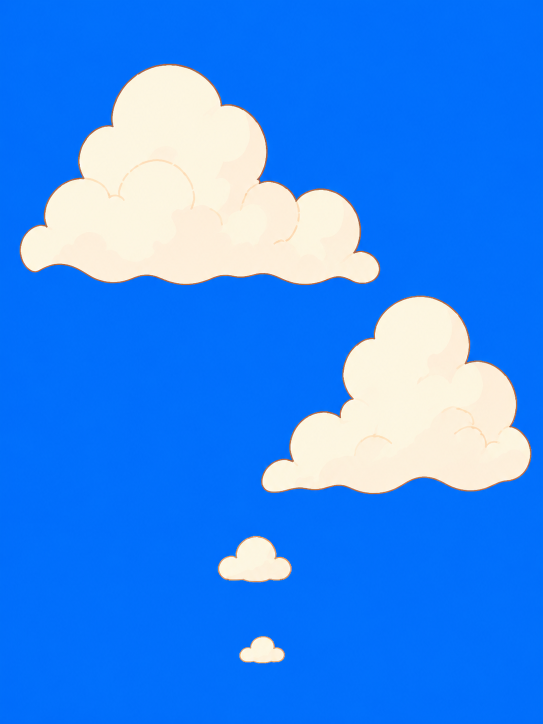
#> input picture assets/map1v2/base_clouds.png, 1086 x 1448 px, given in place of base_items.png, which was not available (shown at 1/2 size)
$ python process_map1v2.py
#> lines starting #> are read from the running program, lines starting #| are printed output that depends on the picture; after the words box and inside, x2 and y2 are one past the last pixel; in counts of white or black regions, pixels touching at a corner belong together; pictures that were not available may be replaced by others from this repository, and a replacement may not be noted
#!/usr/bin/env python3
"""Phase 0 — prepare map1v2 art for the placer + grove.

Chroma-keys the matte backgrounds (magenta/blue/black/white) to transparency and slices the
composites/sheets into individual sprites:

  base_items.png  (magenta) -> items/<name>.png  + items_layout.json (auto-derived pos+fsize)
  base_trees.png  (magenta) -> trees/tree1..N.png
  base_grass.png  (blue)    -> grass/grass1..9.png   (3x3 grid)
  base_chimney.png(black)   -> chimney/frame0..8.png (3x3 grid, registered for a flipbook)
  base_clouds.png (blue)    -> clouds.png
  base_fence.png  (white)   -> fence.png             (edge flood-fill; keeps interior highlights)
  base_empty.jpg            -> used directly as the background (no processing)

Run:  /tmp/mapenv/bin/python games/tools/process_map1v2.py
"""
import json, os
import numpy as np
from PIL import Image
from scipy import ndimage

SRC = "assets/map1v2"
DESIGN_W, DESIGN_H = 1080.0, 1920.0   # the layout JSON expresses fsize in design-canvas px

# expected item centers (fraction of frame) -> name, from base_full's layout
ITEM_NAMES = {
    "cottage":  (0.47, 0.41),
    "garden":   (0.66, 0.68),
    "well":     (0.22, 0.78),
    "shed":     (0.85, 0.53),
    "doghouse": (0.67, 0.85),
    "flowerbox":(0.15, 0.61),
    "lantern":  (0.86, 0.82),
}

def hsv(a):
    r,g,b = a[...,0]/255., a[...,1]/255., a[...,2]/255.
    mx=np.maximum(np.maximum(r,g),b); mn=np.minimum(np.minimum(r,g),b)
    d=mx-mn; v=mx; s=np.where(mx==0,0,d/np.maximum(mx,1e-6))
    rc=(mx-r)/np.maximum(d,1e-6); gc=(mx-g)/np.maximum(d,1e-6); bc=(mx-b)/np.maximum(d,1e-6)
    h=np.where(mx==r,bc-gc,np.where(mx==g,2+rc-bc,4+gc-rc)); h=(h/6.0)%1.0
    h=np.where(d>1e-6,h,0)
    return h*360, s, v

def bg_mask(a, kind):
    h,s,v = hsv(a[...,:3].astype(float))
    if kind=="magenta":
        return (h>278)&(h<342)&(s>0.30)&(v>0.28)
    if kind=="blue":
        return (h>200)&(h<252)&(s>0.40)&(v>0.38)
    if kind=="black":
        return v<0.14
    if kind=="white":
        m=(v>0.90)&(s<0.13)
        # only white CONNECTED TO THE BORDER is background — interior highlights survive
        lab,_=ndimage.label(m)
        border=set(np.unique(np.concatenate([lab[0],lab[-1],lab[:,0],lab[:,-1]])))
        border.discard(0)
        return np.isin(lab,list(border))
    raise ValueError(kind)

def keyed_rgba(a, kind):
    bg = bg_mask(a, kind)
    fg = ~bg
    # 1px erosion of fg removes the thin chroma halo around edges
    fg = ndimage.binary_erosion(fg, iterations=1)
    out = np.dstack([a[...,:3], (fg*255).astype(np.uint8)])
    return out, fg

def load_rgb(name):
    return np.asarray(Image.open(os.path.join(SRC,name)).convert("RGB"))

def save(arr, path):
    os.makedirs(os.path.dirname(path), exist_ok=True)
    Image.fromarray(arr, "RGBA").save(path)

def crop_to_alpha(rgba):
    ys,xs = np.where(rgba[...,3]>8)
    return rgba[ys.min():ys.max()+1, xs.min():xs.max()+1], (xs.min(),ys.min(),xs.max(),ys.max())

def erase_chimney_smoke(rgba):
    """Drop the baked PINK smoke wisp above the cottage chimney (the game animates smoke separately).
    Keyed on pink (hue~red, mid sat, high val), restricted to the upper-right region so the orange roof,
    tan chimney, and pink flowers at the base are untouched."""
    H,W = rgba.shape[:2]
    h,s,v = hsv(rgba[...,:3].astype(float))
    region = np.zeros((H,W),bool)
    region[0:int(0.27*H), int(0.55*W):int(0.92*W)] = True
    pink = ((h<22)|(h>344)) & (s>0.10) & (s<0.45) & (v>0.78)
    m = region & pink & (rgba[...,3]>8)
    m = ndimage.binary_dilation(m, iterations=3)   # also clear the soft anti-aliased halo
    rgba[m,3] = 0
    return rgba

# --- items: label blobs, name by nearest expected center, derive pos+fsize ---
def do_items():
    a = load_rgb("base_items.png"); H,W = a.shape[:2]
#> in load_rgb, returned value is the input picture: shape (1448, 1086, 3); mean R, G, B 53.7, 137.5, 243.9
#> after `H, W = a.shape[:2]`: H = 1448; W = 1086
    rgba,fg = keyed_rgba(a,"magenta")
#> in hsv, `h = h / 6.0 % 1.0`:
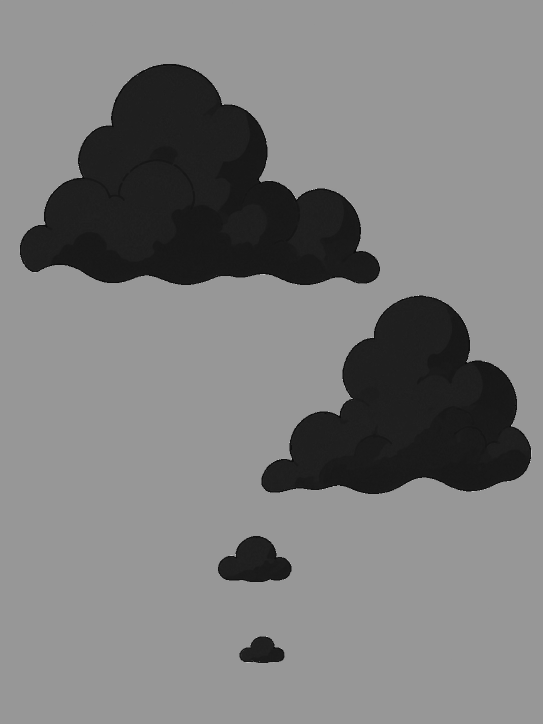
#> h: shape (1448, 1086) float64 (shown at 1/2 size); min 0, max 0.998, mean 0.493
#> in bg_mask, `return (h>278)&(h<342)&(s>0.30)&(v>0.28)`:
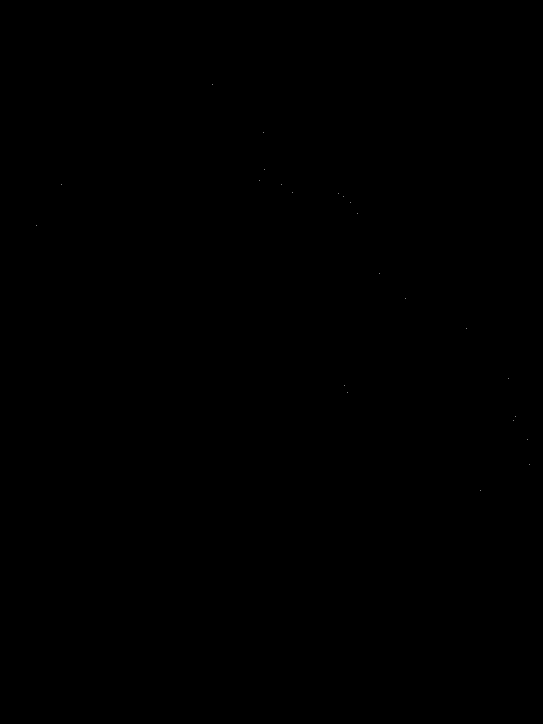
#> returned value: shape (1448, 1086) bool (shown at 1/2 size); 0% white in thin lines or dots, all inside (x1, y1, x2, y2) = (72, 168, 1059, 981)
#> in keyed_rgba, `fg = ndimage.binary_erosion(fg, iterations=1)`: fg: shape (1448, 1086) bool; 99.7% white; black in thin lines or dots
    lab,n = ndimage.label(fg)
#> lab: shape (1448, 1086) int32; values 0 (black) and 1 (white), 99.7% white; black in thin lines or dots
#> n = 1
    sizes = ndimage.sum(np.ones_like(lab),lab,range(1,n+1))
#> sizes = [1567349]
    layout = {"items":[]}
    used = set()
    for i in sorted(range(n), key=lambda k:-sizes[k]):
        if sizes[i] < 8000: continue
        idx=i+1
        ys,xs = np.where(lab==idx)
        ocx,ocy = (xs.min()+xs.max())/2/W, (ys.min()+ys.max())/2/H   # blob center, for naming
        name = min((nm for nm in ITEM_NAMES if nm not in used),
                   key=lambda nm: (ITEM_NAMES[nm][0]-ocx)**2+(ITEM_NAMES[nm][1]-ocy)**2)
        used.add(name)
        sub = np.zeros((H,W,4),np.uint8); sub[lab==idx]=rgba[lab==idx]
        crop,(x0,y0,x1,y1) = crop_to_alpha(sub)
        if name=="cottage":
            crop = erase_chimney_smoke(crop)
            ys2,xs2 = np.where(crop[...,3]>8)           # re-tighten; map the new bbox back to frame coords
            x0,y0,x1,y1 = x0+xs2.min(), y0+ys2.min(), x0+xs2.max(), y0+ys2.max()
            crop = crop[ys2.min():ys2.max()+1, xs2.min():xs2.max()+1]
        save(crop, f"{SRC}/items/{name}.png")
        cx,cy = (x0+x1)/2/W, (y0+y1)/2/H               # final center (smoke-free) for the layout
        wpx=(x1-x0)/W*DESIGN_W; hpx=(y1-y0)/H*DESIGN_H
        layout["items"].append({"item":name,"pos":[round(cx,4),round(cy,4)],"fsize":int(round(max(wpx,hpx)))})
        print(f"  item {name:9} center=({cx:.3f},{cy:.3f}) fsize={int(round(max(wpx,hpx)))}")
#> this loop made 1 pass
#> (idx, ocx, ocy, name, x0, y0) on pass 1: (1, 0.5, 0.5, 'cottage', 1, 1)
#|   item cottage   center=(0.500,0.500) fsize=1916
#> after the loop, used = 1 item
    json.dump(layout, open(f"{SRC}/items_layout.json","w"), indent="\t")
    print(f"  -> items_layout.json ({len(layout['items'])} items)")

def do_trees():
    a = load_rgb("base_trees.png"); H,W=a.shape[:2]
#> call 2 of load_rgb, with name = 'base_trees.png'
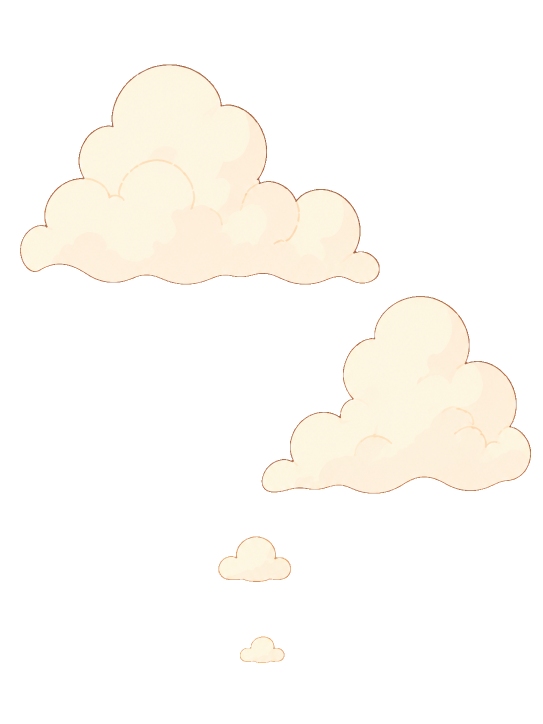
#> input picture assets/map1v2/clouds.png, 1086 x 1448 px, given in place of base_trees.png, which was not available (shown at 1/2 size)
#> after `H, W = a.shape[:2]`: H = 1448; W = 1086
    rgba,fg = keyed_rgba(a,"magenta")
    lab,n = ndimage.label(fg)
#> n = 1
    sizes = ndimage.sum(np.ones_like(lab),lab,range(1,n+1))
#> sizes = [1567349]
    k=0
    # top-to-bottom, left-to-right ordering
    blobs=[]
    for i in range(n):
        if sizes[i]<8000: continue
        ys,xs=np.where(lab==i+1); blobs.append((ys.min(),xs.min(),i+1))
#> after the loop, blobs = [(1, 1, 1)]
    for _,_,idx in sorted(blobs):
        k+=1
        sub=np.zeros((H,W,4),np.uint8); sub[lab==idx]=rgba[lab==idx]
        crop,_=crop_to_alpha(sub)
        save(crop,f"{SRC}/trees/tree{k}.png")
#> this loop made 1 pass
#> (idx, k) on pass 1: (1, 1)
#> after the loop, k = 1
    print(f"  -> trees/tree1..{k}.png")
#|   -> trees/tree1..1.png

def do_grid(name, kind, outdir, prefix, rows=3, cols=3, crop=True, registered=False):
    a = load_rgb(name); H,W=a.shape[:2]; ch,cw=H//rows,W//cols
    k=0
    for r in range(rows):
        for c in range(cols):
            k+=1
            cell=a[r*ch:(r+1)*ch, c*cw:(c+1)*cw]
            rgba,_=keyed_rgba(cell,kind)
            if registered:
                out=rgba
            elif crop and (rgba[...,3]>8).any():
                out,_=crop_to_alpha(rgba)
            else:
                out=rgba
            save(out,f"{SRC}/{outdir}/{prefix}{k}.png")
    print(f"  -> {outdir}/{prefix}1..{k}.png")

def do_simple(name, kind, out):
    a=load_rgb(name); rgba,_=keyed_rgba(a,kind); save(rgba,f"{SRC}/{out}")
    print(f"  -> {out}")

print("items:");   do_items()
print("trees:");   do_trees()
print("grass:");   do_grid("base_grass.png","blue","grass","grass")
#> the loop in do_grid, `for r in range(rows):` made 3 passes
#> pass 1, in save (call 3), `Image.fromarray(arr, "RGBA").save(path)`:
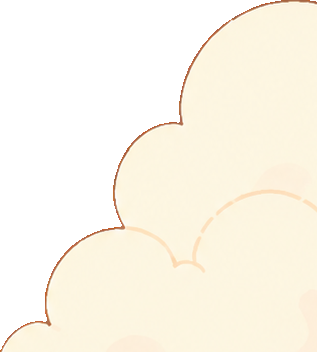
#> saved as grass1.png: PIL image 317x352 RGBA; mean R, G, B, A 154.5, 191, 232.3, 155.5; transparent parts drawn white
#> pass 1, in save (call 4), `Image.fromarray(arr, "RGBA").save(path)`:
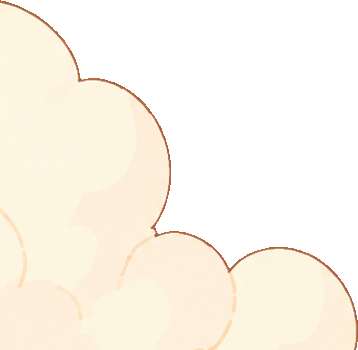
#> saved as grass2.png: PIL image 358x350 RGBA; mean R, G, B, A 135.1, 179.3, 233, 135.7; transparent parts drawn white
#> after the loop in do_grid, `for r in range(rows):`:
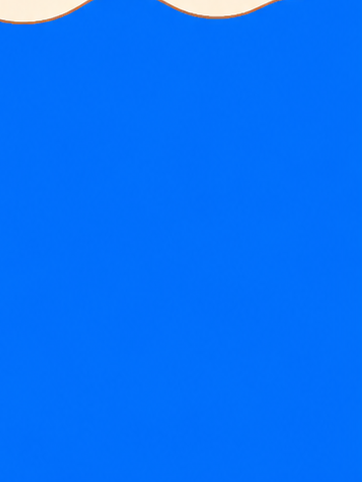
#> cell: shape (482, 362, 3); mean R, G, B 5.6, 112.8, 250.1
#> after the loop in do_grid, `for r in range(rows):`:
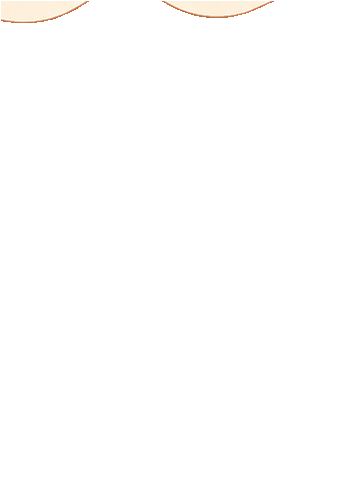
#> rgba: shape (482, 362, 4); mean R, G, B, A 5.6, 112.8, 250.1, 4; transparent parts drawn white
#> after the loop in do_grid, `for r in range(rows):`: k = 9
#|   -> grass/grass1..9.png
print("chimney:"); do_grid("base_chimney.png","black","chimney","frame",registered=True)  # 9 registered frames
#> (the run stopped early here; a loop or call above may not have finished)
